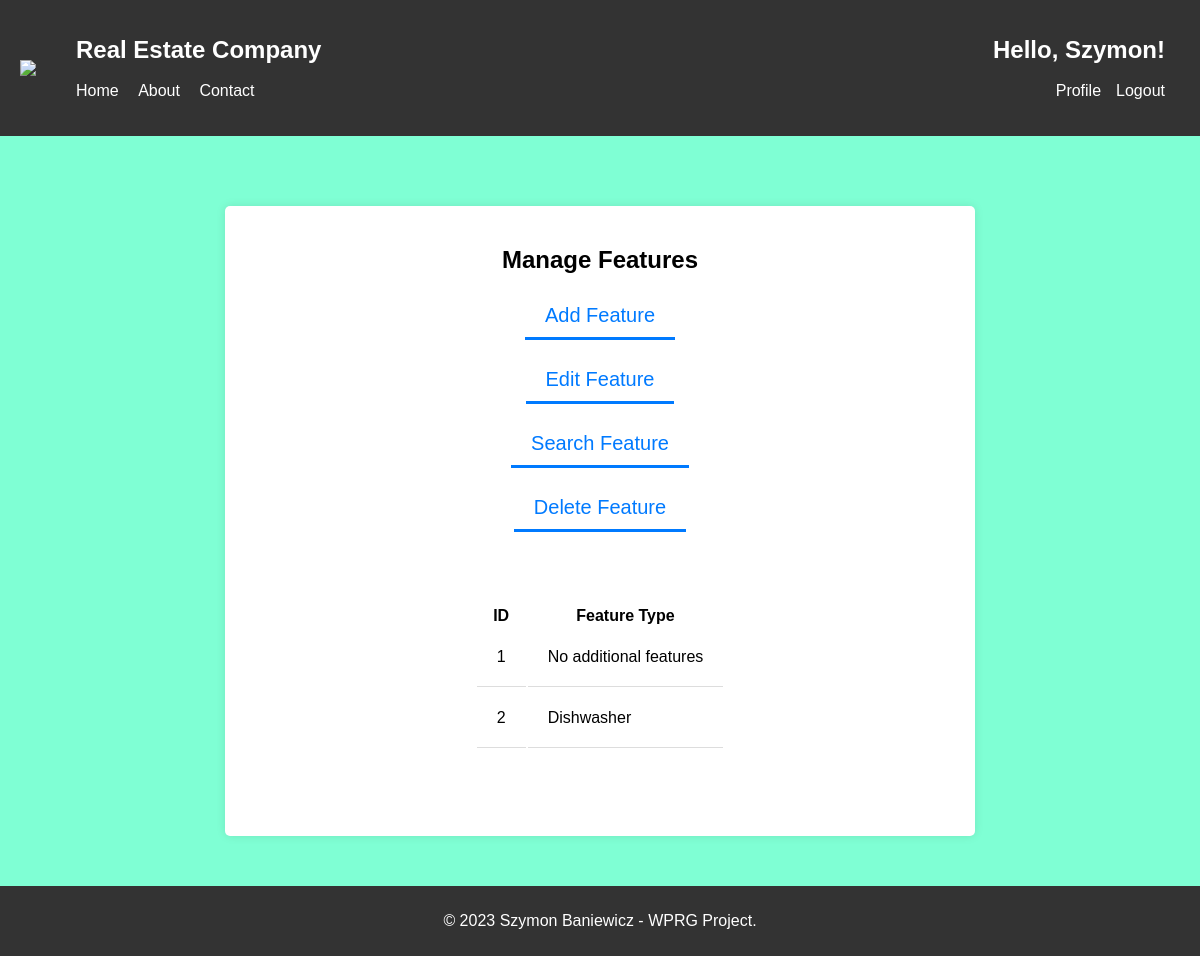
Page /php/CRUD/manage_features.php (signed in) on the committed database.
### tables this page shows
CREATE TABLE `features` (
  `Feature_ID` int(11) NOT NULL,
  `Feature_type` varchar(255) NOT NULL
);

### php/CRUD/manage_features.php (the view, shortened to what this page needs)
<?php
require '../config.php';
if (!isset($_POST["search_feature"])) {
    $query = "SELECT * FROM features";
    $stmt = $conn->prepare($query);
    $stmt->execute();
    $result = $stmt->get_result();
    $features = $result->fetch_all(MYSQLI_ASSOC);
}
?>
<!DOCTYPE html>
<html>
<head>
    <link rel="stylesheet" type="text/css" href="../../css/style.css">
</head>
<body>
<header>
    <div class="header-container">
        <div class="left-nav">
            <img src="../../img/logo.png">
            <nav>
                <ul>
                    <li><h1>Real Estate Company</h1></li><br><br>
                    <li><a href="../index.php">Home</a></li>
                    <li><a href="#">About</a></li>
                    <li><a href="#">Contact</a></li>
                </ul>
            </nav>
        </div>
        <?php
        if (isset($_SESSION['login_user'])) {
            echo '<div class="right-nav">';
            echo '<nav>';
            echo '<ul>';
            echo '<li><h1>Hello, ' . $_SESSION['first_name'] . '!</h1></li><br><br>';
            echo '<li><a href="../profile.php">Profile</a></li>';
            echo '<li><a href="../logout.php">Logout</a></li>';
            echo '</ul>';
            echo '</nav>';
            echo '</div>';
        } else {
            header("location: ../login.php");
            exit;
        }
        ?>
    </div>
</header>
<div class="content-section">
<div class="form-container-profile">
<h2> Manage Features </h2>
<form method="POST" action="manage_features.php">
    <input type="button" id="add-feature-button" value="Add Feature" class="form-button"><br><br>
    <input type="button" id="edit-feature-button" value="Edit Feature" class="form-button"><br><br>
    <input type="button" id="search-feature-button" value="Search Feature" class="form-button"><br><br>
    <input type="button" id="delete-feature-button" value="Delete Feature" class="form-button"><br><br><br>
</form>
<br><br>
<div class="features-list">
    <table id="crud-table">
        <thead>
            <tr>
                <th>ID</th>
                <th>Feature Type</th>
            </tr>
        </thead>
        <tbody>
        <?php
            foreach($features as $feature) {
                echo '<tr>';
                echo '<td>' . $feature['Feature_ID'] . '</td>';
                echo '<td>' . $feature['Feature_type'] . '</td>';
                echo '</tr>';
            }
        ?>
        </tbody>
    </table>
</div>
</div>
</div>
<footer>
    <p>&copy; 2023 Szymon Baniewicz - WPRG Project.</p>
</footer>
</body>
</html>

### css/style.css (style rules this page uses)
* { box-sizing: border-box; }
body { margin: 0; padding: 0; font-family: Arial, sans-serif; height: 100%; width: 100%; min-height: 100%; display: flex; flex-direction: column; }
header { background-color: #333; color: #fff; padding: 20px; width: 100%; }
.header-container { display: flex; flex-direction: row; justify-content: space-between; align-items: center; }
.left-nav, .right-nav { display: flex; align-items: center; list-style-type: none; padding: 0; }
.right-nav { text-align: right; }
.left-nav ul li, .right-nav ul li { list-style-type: none; }
.left-nav a, .right-nav a { color: inherit; text-decoration: none; }
nav ul li { margin-right: 15px; list-style-type: none; display: inline-block; }
header h1 { margin: 0; }
nav ul li a { color: #fff; text-decoration: none; }
.content-section { flex-grow: 1; display: flex; justify-content: center; background-color: aquamarine; padding: 50px; text-align: center; min-height: calc(100vh - 50px); }
footer { background-color: #333; color: #fff; padding: 10px; text-align: center; margin-top: auto; width: 100%; }
.form-button { padding: 10px 20px; font-size: 20px; background-color: transparent; color: #000; cursor: pointer; text-decoration: none; transition: color 0.3s, border-bottom-color 0.3s; border: none; color: #007aff; border-bottom: 3px solid #007aff; }
.form-container-profile { display: flex; flex-direction: column; align-items: center; width: 750px; min-height: 330px; background-color: #fff; padding: 20px; border-radius: 5px; box-shadow: 0px 0px 10px 0px rgba(0,0,0,0.1); margin-top: 20px; }
.crud-table th, td { padding: 20px; text-align: left; border-bottom: 1px solid #ddd; }

### rows in the picture
features: Feature_ID "1", Feature_type "No additional features"
features: Feature_ID "2", Feature_type "Dishwasher"

### other values in the picture
$_SESSION['first_name'] "Szymon"
